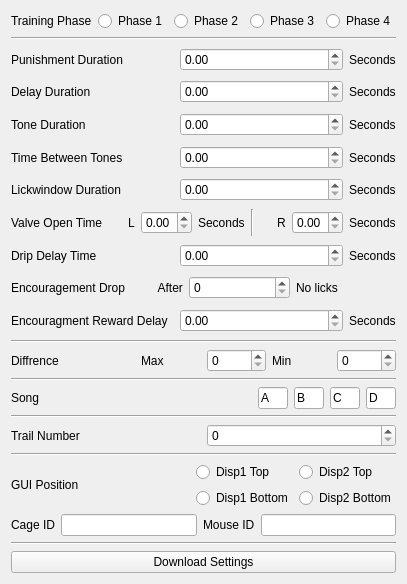
<?xml version="1.0" encoding="UTF-8"?>
<ui version="4.0">
 <class>Form</class>
 <widget class="QWidget" name="Form">
  <property name="geometry">
   <rect>
    <x>0</x>
    <y>0</y>
    <width>404</width>
    <height>584</height>
   </rect>
  </property>
  <property name="windowTitle">
   <string>Form</string>
  </property>
  <layout class="QGridLayout" name="gridLayout_2">
   <item row="2" column="0">
    <widget class="Line" name="line">
     <property name="orientation">
      <enum>Qt::Horizontal</enum>
     </property>
    </widget>
   </item>
   <item row="3" column="0">
    <widget class="QPushButton" name="downloadButton">
     <property name="text">
      <string>Download Settings</string>
     </property>
    </widget>
   </item>
   <item row="1" column="0">
    <layout class="QGridLayout" name="gridLayout">
     <item row="7" column="0">
      <layout class="QHBoxLayout" name="horizontalLayout_4">
       <item>
        <widget class="QLabel" name="label_4">
         <property name="text">
          <string>Time Between Tones</string>
         </property>
        </widget>
       </item>
       <item>
        <widget class="QDoubleSpinBox" name="betweenToneBox">
         <property name="buttonSymbols">
          <enum>QAbstractSpinBox::UpDownArrows</enum>
         </property>
         <property name="maximum">
          <double>5.000000000000000</double>
         </property>
         <property name="singleStep">
          <double>0.050000000000000</double>
         </property>
        </widget>
       </item>
       <item>
        <widget class="QLabel" name="label_13">
         <property name="sizePolicy">
          <sizepolicy hsizetype="Maximum" vsizetype="Preferred">
           <horstretch>0</horstretch>
           <verstretch>0</verstretch>
          </sizepolicy>
         </property>
         <property name="text">
          <string>Seconds</string>
         </property>
        </widget>
       </item>
      </layout>
     </item>
     <item row="3" column="0">
      <layout class="QHBoxLayout" name="horizontalLayout_2">
       <item>
        <widget class="QLabel" name="label_2">
         <property name="text">
          <string>Punishment Duration</string>
         </property>
        </widget>
       </item>
       <item>
        <widget class="QDoubleSpinBox" name="punishBox">
         <property name="buttonSymbols">
          <enum>QAbstractSpinBox::UpDownArrows</enum>
         </property>
         <property name="maximum">
          <double>5.000000000000000</double>
         </property>
         <property name="singleStep">
          <double>0.050000000000000</double>
         </property>
        </widget>
       </item>
       <item>
        <widget class="QLabel" name="label_16">
         <property name="sizePolicy">
          <sizepolicy hsizetype="Maximum" vsizetype="Preferred">
           <horstretch>0</horstretch>
           <verstretch>0</verstretch>
          </sizepolicy>
         </property>
         <property name="text">
          <string>Seconds</string>
         </property>
        </widget>
       </item>
      </layout>
     </item>
     <item row="5" column="0">
      <layout class="QHBoxLayout" name="horizontalLayout_3">
       <item>
        <widget class="QLabel" name="label_3">
         <property name="text">
          <string>Tone Duration</string>
         </property>
        </widget>
       </item>
       <item>
        <widget class="QDoubleSpinBox" name="toneBox">
         <property name="buttonSymbols">
          <enum>QAbstractSpinBox::UpDownArrows</enum>
         </property>
         <property name="maximum">
          <double>5.000000000000000</double>
         </property>
         <property name="singleStep">
          <double>0.050000000000000</double>
         </property>
        </widget>
       </item>
       <item>
        <widget class="QLabel" name="label_14">
         <property name="sizePolicy">
          <sizepolicy hsizetype="Maximum" vsizetype="Preferred">
           <horstretch>0</horstretch>
           <verstretch>0</verstretch>
          </sizepolicy>
         </property>
         <property name="text">
          <string>Seconds</string>
         </property>
        </widget>
       </item>
      </layout>
     </item>
     <item row="9" column="0">
      <layout class="QHBoxLayout" name="horizontalLayout_8">
       <item>
        <widget class="QLabel" name="label_10">
         <property name="text">
          <string>Valve Open Time</string>
         </property>
        </widget>
       </item>
       <item alignment="Qt::AlignRight">
        <widget class="QLabel" name="label_25">
         <property name="text">
          <string>L</string>
         </property>
        </widget>
       </item>
       <item>
        <widget class="QDoubleSpinBox" name="valveBoxL">
         <property name="buttonSymbols">
          <enum>QAbstractSpinBox::UpDownArrows</enum>
         </property>
         <property name="maximum">
          <double>5.000000000000000</double>
         </property>
         <property name="singleStep">
          <double>0.050000000000000</double>
         </property>
        </widget>
       </item>
       <item>
        <widget class="QLabel" name="label_11">
         <property name="sizePolicy">
          <sizepolicy hsizetype="Maximum" vsizetype="Preferred">
           <horstretch>0</horstretch>
           <verstretch>0</verstretch>
          </sizepolicy>
         </property>
         <property name="text">
          <string>Seconds</string>
         </property>
        </widget>
       </item>
       <item>
        <widget class="Line" name="line_7">
         <property name="orientation">
          <enum>Qt::Vertical</enum>
         </property>
        </widget>
       </item>
       <item alignment="Qt::AlignRight">
        <widget class="QLabel" name="label_26">
         <property name="text">
          <string>R</string>
         </property>
        </widget>
       </item>
       <item>
        <widget class="QDoubleSpinBox" name="valveBoxR">
         <property name="maximum">
          <double>5.000000000000000</double>
         </property>
         <property name="singleStep">
          <double>0.050000000000000</double>
         </property>
        </widget>
       </item>
       <item>
        <widget class="QLabel" name="label_24">
         <property name="text">
          <string>Seconds</string>
         </property>
        </widget>
       </item>
      </layout>
     </item>
     <item row="18" column="0">
      <layout class="QHBoxLayout" name="horizontalLayout_13">
       <item>
        <widget class="QLabel" name="label_17">
         <property name="text">
          <string>Trail Number</string>
         </property>
        </widget>
       </item>
       <item>
        <widget class="QSpinBox" name="trailBox">
         <property name="maximum">
          <number>200</number>
         </property>
         <property name="singleStep">
          <number>5</number>
         </property>
        </widget>
       </item>
      </layout>
     </item>
     <item row="20" column="0">
      <layout class="QHBoxLayout" name="horizontalLayout_5">
       <item>
        <widget class="QLabel" name="label_20">
         <property name="text">
          <string>GUI Position</string>
         </property>
        </widget>
       </item>
       <item>
        <layout class="QGridLayout" name="gridLayout_3">
         <item row="0" column="0">
          <widget class="QRadioButton" name="d1tBox">
           <property name="text">
            <string>Disp1 Top</string>
           </property>
          </widget>
         </item>
         <item row="0" column="1">
          <widget class="QRadioButton" name="d2tBox">
           <property name="text">
            <string>Disp2 Top</string>
           </property>
          </widget>
         </item>
         <item row="1" column="0">
          <widget class="QRadioButton" name="d1bBox">
           <property name="text">
            <string>Disp1 Bottom</string>
           </property>
          </widget>
         </item>
         <item row="1" column="1">
          <widget class="QRadioButton" name="d2bBox">
           <property name="text">
            <string>Disp2 Bottom</string>
           </property>
          </widget>
         </item>
        </layout>
       </item>
      </layout>
     </item>
     <item row="15" column="0">
      <widget class="Line" name="line_3">
       <property name="orientation">
        <enum>Qt::Horizontal</enum>
       </property>
      </widget>
     </item>
     <item row="19" column="0">
      <widget class="Line" name="line_2">
       <property name="orientation">
        <enum>Qt::Horizontal</enum>
       </property>
      </widget>
     </item>
     <item row="10" column="0">
      <layout class="QHBoxLayout" name="horizontalLayout_12">
       <item>
        <widget class="QLabel" name="label_18">
         <property name="text">
          <string>Drip Delay Time</string>
         </property>
        </widget>
       </item>
       <item>
        <widget class="QDoubleSpinBox" name="dripBox">
         <property name="buttonSymbols">
          <enum>QAbstractSpinBox::UpDownArrows</enum>
         </property>
         <property name="maximum">
          <double>5.000000000000000</double>
         </property>
         <property name="singleStep">
          <double>0.050000000000000</double>
         </property>
        </widget>
       </item>
       <item>
        <widget class="QLabel" name="label_19">
         <property name="sizePolicy">
          <sizepolicy hsizetype="Maximum" vsizetype="Preferred">
           <horstretch>0</horstretch>
           <verstretch>0</verstretch>
          </sizepolicy>
         </property>
         <property name="text">
          <string>Seconds</string>
         </property>
        </widget>
       </item>
      </layout>
     </item>
     <item row="13" column="0">
      <widget class="Line" name="line_4">
       <property name="orientation">
        <enum>Qt::Horizontal</enum>
       </property>
      </widget>
     </item>
     <item row="1" column="0">
      <widget class="Line" name="line_5">
       <property name="orientation">
        <enum>Qt::Horizontal</enum>
       </property>
      </widget>
     </item>
     <item row="21" column="0">
      <layout class="QHBoxLayout" name="horizontalLayout_15">
       <item>
        <widget class="QLabel" name="label_21">
         <property name="text">
          <string>Cage ID</string>
         </property>
        </widget>
       </item>
       <item>
        <widget class="QLineEdit" name="cageBox"/>
       </item>
       <item>
        <widget class="QLabel" name="label_22">
         <property name="text">
          <string>Mouse ID</string>
         </property>
        </widget>
       </item>
       <item>
        <widget class="QLineEdit" name="mouseBox"/>
       </item>
      </layout>
     </item>
     <item row="8" column="0">
      <layout class="QHBoxLayout" name="horizontalLayout_7">
       <item>
        <widget class="QLabel" name="label_5">
         <property name="text">
          <string>Lickwindow Duration</string>
         </property>
        </widget>
       </item>
       <item>
        <widget class="QDoubleSpinBox" name="lickBox">
         <property name="buttonSymbols">
          <enum>QAbstractSpinBox::UpDownArrows</enum>
         </property>
         <property name="maximum">
          <double>5.000000000000000</double>
         </property>
         <property name="singleStep">
          <double>0.050000000000000</double>
         </property>
        </widget>
       </item>
       <item>
        <widget class="QLabel" name="label_12">
         <property name="sizePolicy">
          <sizepolicy hsizetype="Maximum" vsizetype="Preferred">
           <horstretch>0</horstretch>
           <verstretch>0</verstretch>
          </sizepolicy>
         </property>
         <property name="text">
          <string>Seconds</string>
         </property>
        </widget>
       </item>
      </layout>
     </item>
     <item row="4" column="0">
      <layout class="QHBoxLayout" name="horizontalLayout_6">
       <item>
        <widget class="QLabel" name="label_6">
         <property name="text">
          <string>Delay Duration</string>
         </property>
        </widget>
       </item>
       <item>
        <widget class="QDoubleSpinBox" name="delayBox">
         <property name="buttonSymbols">
          <enum>QAbstractSpinBox::UpDownArrows</enum>
         </property>
         <property name="maximum">
          <double>5.000000000000000</double>
         </property>
         <property name="singleStep">
          <double>0.050000000000000</double>
         </property>
        </widget>
       </item>
       <item>
        <widget class="QLabel" name="label_15">
         <property name="sizePolicy">
          <sizepolicy hsizetype="Maximum" vsizetype="Preferred">
           <horstretch>0</horstretch>
           <verstretch>0</verstretch>
          </sizepolicy>
         </property>
         <property name="text">
          <string>Seconds</string>
         </property>
        </widget>
       </item>
      </layout>
     </item>
     <item row="0" column="0">
      <layout class="QHBoxLayout" name="horizontalLayout">
       <item>
        <widget class="QLabel" name="label">
         <property name="text">
          <string>Training Phase</string>
         </property>
        </widget>
       </item>
       <item>
        <widget class="QRadioButton" name="p1Button">
         <property name="text">
          <string>Phase 1</string>
         </property>
        </widget>
       </item>
       <item>
        <widget class="QRadioButton" name="p2Button">
         <property name="text">
          <string>Phase 2</string>
         </property>
        </widget>
       </item>
       <item>
        <widget class="QRadioButton" name="p3Button">
         <property name="text">
          <string>Phase 3</string>
         </property>
        </widget>
       </item>
       <item>
        <widget class="QRadioButton" name="p4Button">
         <property name="text">
          <string>Phase 4</string>
         </property>
        </widget>
       </item>
      </layout>
     </item>
     <item row="14" column="0">
      <layout class="QHBoxLayout" name="horizontalLayout_10">
       <item>
        <widget class="QLabel" name="label_7">
         <property name="text">
          <string>Diffrence</string>
         </property>
        </widget>
       </item>
       <item>
        <layout class="QHBoxLayout" name="horizontalLayout_11">
         <item>
          <widget class="QLabel" name="label_8">
           <property name="text">
            <string>Max</string>
           </property>
          </widget>
         </item>
         <item>
          <widget class="QSpinBox" name="maxBox"/>
         </item>
        </layout>
       </item>
       <item>
        <layout class="QHBoxLayout" name="horizontalLayout_9">
         <item>
          <widget class="QLabel" name="label_9">
           <property name="text">
            <string>Min</string>
           </property>
          </widget>
         </item>
         <item>
          <widget class="QSpinBox" name="minBox"/>
         </item>
        </layout>
       </item>
      </layout>
     </item>
     <item row="11" column="0">
      <layout class="QHBoxLayout" name="horizontalLayout_16">
       <item>
        <widget class="QLabel" name="label_27">
         <property name="text">
          <string>Encouragement Drop          After</string>
         </property>
        </widget>
       </item>
       <item>
        <widget class="QSpinBox" name="encourageBox"/>
       </item>
       <item>
        <widget class="QLabel" name="label_28">
         <property name="text">
          <string>No licks</string>
         </property>
        </widget>
       </item>
      </layout>
     </item>
     <item row="17" column="0">
      <widget class="Line" name="line_6">
       <property name="orientation">
        <enum>Qt::Horizontal</enum>
       </property>
      </widget>
     </item>
     <item row="16" column="0">
      <layout class="QHBoxLayout" name="horizontalLayout_14">
       <item alignment="Qt::AlignLeft">
        <widget class="QLabel" name="label_23">
         <property name="sizePolicy">
          <sizepolicy hsizetype="Preferred" vsizetype="Preferred">
           <horstretch>0</horstretch>
           <verstretch>0</verstretch>
          </sizepolicy>
         </property>
         <property name="maximumSize">
          <size>
           <width>50</width>
           <height>16777215</height>
          </size>
         </property>
         <property name="text">
          <string>Song</string>
         </property>
        </widget>
       </item>
       <item>
        <widget class="QLineEdit" name="song1">
         <property name="maximumSize">
          <size>
           <width>30</width>
           <height>16777215</height>
          </size>
         </property>
         <property name="text">
          <string>A</string>
         </property>
        </widget>
       </item>
       <item>
        <widget class="QLineEdit" name="song2">
         <property name="maximumSize">
          <size>
           <width>30</width>
           <height>16777215</height>
          </size>
         </property>
         <property name="text">
          <string>B</string>
         </property>
        </widget>
       </item>
       <item>
        <widget class="QLineEdit" name="song3">
         <property name="maximumSize">
          <size>
           <width>30</width>
           <height>16777215</height>
          </size>
         </property>
         <property name="text">
          <string>C</string>
         </property>
        </widget>
       </item>
       <item>
        <widget class="QLineEdit" name="song4">
         <property name="maximumSize">
          <size>
           <width>30</width>
           <height>16777215</height>
          </size>
         </property>
         <property name="text">
          <string>D</string>
         </property>
        </widget>
       </item>
      </layout>
     </item>
     <item row="12" column="0">
      <layout class="QHBoxLayout" name="horizontalLayout_17">
       <item>
        <widget class="QLabel" name="label_29">
         <property name="text">
          <string>Encouragment Reward Delay</string>
         </property>
        </widget>
       </item>
       <item>
        <widget class="QDoubleSpinBox" name="encourageDelayBox">
         <property name="maximum">
          <double>5.000000000000000</double>
         </property>
         <property name="singleStep">
          <double>0.050000000000000</double>
         </property>
        </widget>
       </item>
       <item>
        <widget class="QLabel" name="label_30">
         <property name="sizePolicy">
          <sizepolicy hsizetype="Maximum" vsizetype="Preferred">
           <horstretch>0</horstretch>
           <verstretch>0</verstretch>
          </sizepolicy>
         </property>
         <property name="text">
          <string>Seconds</string>
         </property>
        </widget>
       </item>
      </layout>
     </item>
    </layout>
   </item>
  </layout>
 </widget>
 <resources/>
 <connections/>
</ui>
